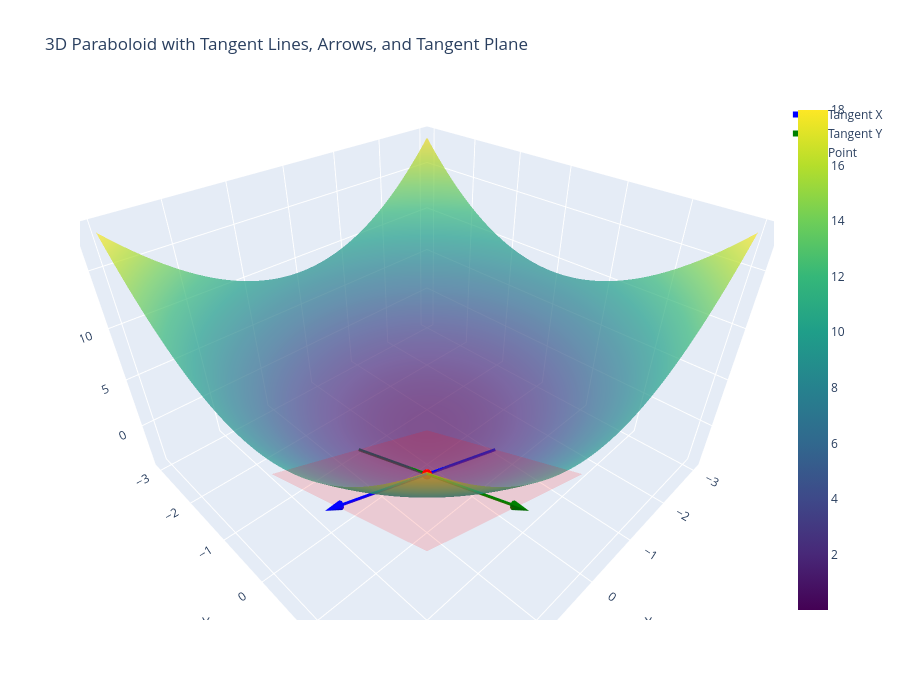
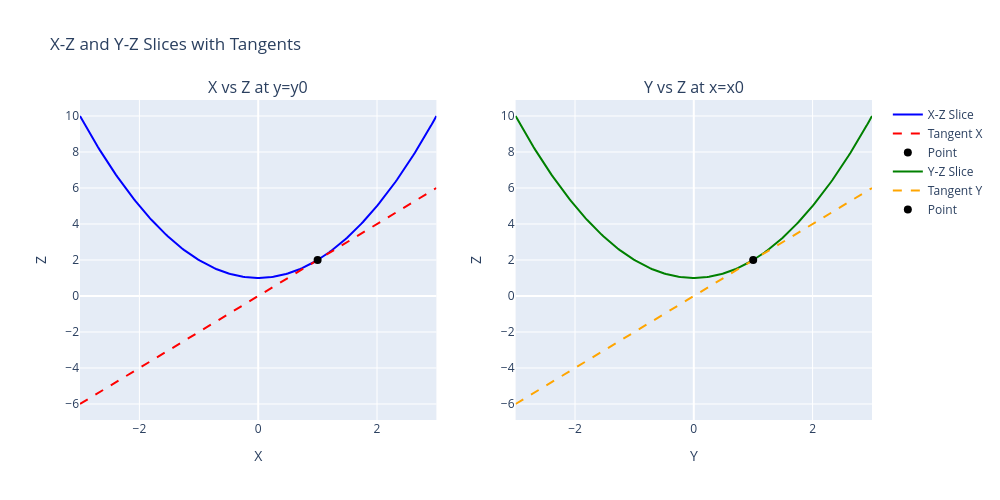

Notebook source saved alongside these figures, in order:
### Markdown cell above
## Interpreting Gradient at A Field

Let's define a parabolic function:

$$
z = f( x, y) = x ^ 2 + y ^ 2
$$

At any point $(x_0, y_0)$ on this surface, the **gradient vector** is:

$$
\nabla f(x, y) =
\left( \frac{\partial f}{\partial x}, \frac{\partial f}{\partial y} \right)
=
\left( 2 x, 2 y \right)
$$

This gradient points in the **direction of steepest ascent**. In our 3D plot:

- The **blue tangent line** shows the slope along the **X direction**, i.e., $\frac{\partial z}{\partial x}$.
- The **green tangent line** shows the slope along the **Y direction**, i.e., $\frac{\partial z}{\partial y}$.
- The **vector arrows** at the point $(x_0, y_0, z_0)$ represent the **gradient components** along X and Y directions.

### Tangent Slices

For better intuition, we also visualize **2D slices**:

1. **X–Z slice at $y=y_0$**:

$$
z(x) = x^2 + y_0^2
$$

- The dashed red line is the **tangent at $x_0$**, slope $\frac{\partial z}{\partial x} = 2 x_0$.
- The black dot indicates the chosen point.

2. **Y–Z slice at $x=x_0$**:

$$
z(y) = x_0^2 + y^2
$$

- The dashed orange line is the **tangent at $y_0$**, slope $\frac{\partial z}{\partial y} = 2 y_0$.
- The black dot indicates the chosen point.

### Summary

- The **3D paraboloid** shows the full surface of $z = x^2 + y^2$.  
- The **tangent lines** indicate the **local linear approximation** at a point.  
- The **vector arrows** give a visual of the **gradient components**, which together form the **tangent plane** at the selected point.

### Code cell
import numpy as np
import plotly.graph_objects as go
from plotly.subplots import make_subplots

# ---------------- Paraboloid Function ----------------
def f(x, y):
    return x**2 + y**2

# ---------------- Surface Grid ----------------
x = np.linspace(-3, 3, 100)
y = np.linspace(-3, 3, 100)
X, Y = np.meshgrid(x, y)
Z = f(X, Y)

# ---------------- Chosen Point ----------------
x0, y0 = 1.0, 1.0
z0 = f(x0, y0)

# ---------------- Tangent Slopes ----------------
dz_dx = 2 * x0
dz_dy = 2 * y0

# ---------------- Tangent Lines in 3D ----------------
L = 1.5  # length of tangent lines
x_tangent_x = np.linspace(x0 - L, x0 + L, 50)
y_tangent_x = np.full_like(x_tangent_x, y0)
z_tangent_x = z0 + dz_dx * (x_tangent_x - x0)

y_tangent_y = np.linspace(y0 - L, y0 + L, 50)
x_tangent_y = np.full_like(y_tangent_y, x0)
z_tangent_y = z0 + dz_dy * (y_tangent_y - y0)

# ---------------- Tangent Plane ----------------
plane_size = 1.5
plane_points = 10
x_plane = np.linspace(x0 - plane_size, x0 + plane_size, plane_points)
y_plane = np.linspace(y0 - plane_size, y0 + plane_size, plane_points)
X_plane, Y_plane = np.meshgrid(x_plane, y_plane)
Z_plane = z0 + dz_dx * (X_plane - x0) + dz_dy * (Y_plane - y0)

# ---------------- 3D Figure ----------------
fig_3d = go.Figure()

# Paraboloid surface
fig_3d.add_trace(go.Surface(x=X, y=Y, z=Z, colorscale="Viridis", opacity=0.7, name="Surface"))

# Tangent lines
fig_3d.add_trace(go.Scatter3d(x=x_tangent_x, y=y_tangent_x, z=z_tangent_x,
                              mode="lines", line=dict(color="blue", width=6), name="Tangent X"))
fig_3d.add_trace(go.Scatter3d(x=x_tangent_y, y=y_tangent_y, z=z_tangent_y,
                              mode="lines", line=dict(color="green", width=6), name="Tangent Y"))

# Tangent plane
fig_3d.add_trace(go.Surface(x=X_plane, y=Y_plane, z=Z_plane,
                            colorscale=[[0, 'rgba(255,0,0,0.3)'], [1, 'rgba(255,0,0,0.3)']],
                            showscale=False, name="Tangent Plane", opacity=0.5))

# Point
fig_3d.add_trace(go.Scatter3d(x=[x0], y=[y0], z=[z0], mode="markers",
                              marker=dict(size=6, color="red"), name="Point"))

# Tangent arrows
arrow_size = 0.5
fig_3d.add_trace(go.Cone(x=[x_tangent_x[-1]], y=[y_tangent_x[-1]], z=[z_tangent_x[-1]],
                         u=[1], v=[0], w=[dz_dx], colorscale=[[0,"blue"],[1,"blue"]],
                         sizemode="absolute", sizeref=arrow_size, showscale=False))
fig_3d.add_trace(go.Cone(x=[x_tangent_y[-1]], y=[y_tangent_y[-1]], z=[z_tangent_y[-1]],
                         u=[0], v=[1], w=[dz_dy], colorscale=[[0,"green"],[1,"green"]],
                         sizemode="absolute", sizeref=arrow_size, showscale=False))

fig_3d.update_layout(
    title="3D Paraboloid with Tangent Lines, Arrows, and Tangent Plane",
    scene=dict(xaxis_title="X", yaxis_title="Y", zaxis_title="Z", aspectratio=dict(x=1.5, y=1.5, z=1,)),
    width=900, height=700
)

fig_3d.show()

# ---------------- 2D X-Z and Y-Z Slices ----------------
fig_2d = make_subplots(rows=1, cols=2, subplot_titles=("X vs Z at y=y0", "Y vs Z at x=x0"))

# X-Z slice
x_slice = np.linspace(-3, 3, 200)
z_xslice = f(x_slice, y0)
z_tangent_x = z0 + dz_dx * (x_slice - x0)  # tangent line

fig_2d.add_trace(go.Scatter(x=x_slice, y=z_xslice, mode="lines", line=dict(color="blue"), name="X-Z Slice"), row=1, col=1)
fig_2d.add_trace(go.Scatter(x=x_slice, y=z_tangent_x, mode="lines", line=dict(color="red", dash="dash"), name="Tangent X"), row=1, col=1)
fig_2d.add_trace(go.Scatter(x=[x0], y=[z0], mode="markers", marker=dict(color="black", size=8), name="Point"), row=1, col=1)

# Y-Z slice
y_slice = np.linspace(-3, 3, 200)
z_yslice = f(x0, y_slice)
z_tangent_y = z0 + dz_dy * (y_slice - y0)  # tangent line

fig_2d.add_trace(go.Scatter(x=y_slice, y=z_yslice, mode="lines", line=dict(color="green"), name="Y-Z Slice"), row=1, col=2)
fig_2d.add_trace(go.Scatter(x=y_slice, y=z_tangent_y, mode="lines", line=dict(color="orange", dash="dash"), name="Tangent Y"), row=1, col=2)
fig_2d.add_trace(go.Scatter(x=[y0], y=[z0], mode="markers", marker=dict(color="black", size=8), name="Point"), row=1, col=2)

fig_2d.update_layout(width=1000, height=500, title_text="X-Z and Y-Z Slices with Tangents",
                     xaxis_title="X", yaxis_title="Z", xaxis2_title="Y", yaxis2_title="Z")
fig_2d.show()

### Figure 1 — Plotly figure (JSON) as saved in the notebook; plotly's stock layout.template omitted (floating-point values rounded to 4 significant figures; data arrays with more than 128 entries replaced by an {"elided": "..."} marker saying what was removed)
{"data": [{"colorscale": [[0, "#440154"], [0.1111, "#482878"], [0.2222, "#3e4989"], [0.3333, "#31688e"], [0.4444, "#26828e"], [0.5556, "#1f9e89"], [0.6667, "#35b779"], [0.7778, "#6ece58"], [0.8889, "#b5de2b"], [1, "#fde725"]], "name": "Surface", "opacity": 0.7, "type": "surface", "x": {"elided": "100x100 float values"}, "y": {"elided": "100x100 float values"}, "z": {"elided": "100x100 float values"}}, {"line": {"color": "blue", "width": 6}, "mode": "lines", "name": "Tangent X", "type": "scatter3d", "x": [-0.5, -0.4388, -0.3776, -0.3163, -0.2551, -0.1939, -0.1327, -0.07143, -0.0102, 0.05102, 0.1122, 0.1735, 0.2347, 0.2959, 0.3571, 0.4184, 0.4796, 0.5408, 0.602, 0.6633, 0.7245, 0.7857, 0.8469, 0.9082, 0.9694, 1.031, 1.092, 1.153, 1.214, 1.276, 1.337, 1.398, 1.459, 1.52, 1.582, 1.643, 1.704, 1.765, 1.827, 1.888, 1.949, 2.01, 2.071, 2.133, 2.194, 2.255, 2.316, 2.378, 2.439, 2.5], "y": [1.0, 1.0, 1.0, 1.0, 1.0, 1.0, 1.0, 1.0, 1.0, 1.0, 1.0, 1.0, 1.0, 1.0, 1.0, 1.0, 1.0, 1.0, 1.0, 1.0, 1.0, 1.0, 1.0, 1.0, 1.0, 1.0, 1.0, 1.0, 1.0, 1.0, 1.0, 1.0, 1.0, 1.0, 1.0, 1.0, 1.0, 1.0, 1.0, 1.0, 1.0, 1.0, 1.0, 1.0, 1.0, 1.0, 1.0, 1.0, 1.0, 1.0], "z": [-1.0, -0.8776, -0.7551, -0.6327, -0.5102, -0.3878, -0.2653, -0.1429, -0.02041, 0.102, 0.2245, 0.3469, 0.4694, 0.5918, 0.7143, 0.8367, 0.9592, 1.082, 1.204, 1.327, 1.449, 1.571, 1.694, 1.816, 1.939, 2.061, 2.184, 2.306, 2.429, 2.551, 2.673, 2.796, 2.918, 3.041, 3.163, 3.286, 3.408, 3.531, 3.653, 3.776, 3.898, 4.02, 4.143, 4.265, 4.388, 4.51, 4.633, 4.755, 4.878, 5.0]}, {"line": {"color": "green", "width": 6}, "mode": "lines", "name": "Tangent Y", "type": "scatter3d", "x": [1.0, 1.0, 1.0, 1.0, 1.0, 1.0, 1.0, 1.0, 1.0, 1.0, 1.0, 1.0, 1.0, 1.0, 1.0, 1.0, 1.0, 1.0, 1.0, 1.0, 1.0, 1.0, 1.0, 1.0, 1.0, 1.0, 1.0, 1.0, 1.0, 1.0, 1.0, 1.0, 1.0, 1.0, 1.0, 1.0, 1.0, 1.0, 1.0, 1.0, 1.0, 1.0, 1.0, 1.0, 1.0, 1.0, 1.0, 1.0, 1.0, 1.0], "y": [-0.5, -0.4388, -0.3776, -0.3163, -0.2551, -0.1939, -0.1327, -0.07143, -0.0102, 0.05102, 0.1122, 0.1735, 0.2347, 0.2959, 0.3571, 0.4184, 0.4796, 0.5408, 0.602, 0.6633, 0.7245, 0.7857, 0.8469, 0.9082, 0.9694, 1.031, 1.092, 1.153, 1.214, 1.276, 1.337, 1.398, 1.459, 1.52, 1.582, 1.643, 1.704, 1.765, 1.827, 1.888, 1.949, 2.01, 2.071, 2.133, 2.194, 2.255, 2.316, 2.378, 2.439, 2.5], "z": [-1.0, -0.8776, -0.7551, -0.6327, -0.5102, -0.3878, -0.2653, -0.1429, -0.02041, 0.102, 0.2245, 0.3469, 0.4694, 0.5918, 0.7143, 0.8367, 0.9592, 1.082, 1.204, 1.327, 1.449, 1.571, 1.694, 1.816, 1.939, 2.061, 2.184, 2.306, 2.429, 2.551, 2.673, 2.796, 2.918, 3.041, 3.163, 3.286, 3.408, 3.531, 3.653, 3.776, 3.898, 4.02, 4.143, 4.265, 4.388, 4.51, 4.633, 4.755, 4.878, 5.0]}, {"colorscale": [[0, "rgba(255,0,0,0.3)"], [1, "rgba(255,0,0,0.3)"]], "name": "Tangent Plane", "opacity": 0.5, "showscale": false, "type": "surface", "x": [[-0.5, -0.1667, 0.1667, 0.5, 0.8333, 1.167, 1.5, 1.833, 2.167, 2.5], [-0.5, -0.1667, 0.1667, 0.5, 0.8333, 1.167, 1.5, 1.833, 2.167, 2.5], [-0.5, -0.1667, 0.1667, 0.5, 0.8333, 1.167, 1.5, 1.833, 2.167, 2.5], [-0.5, -0.1667, 0.1667, 0.5, 0.8333, 1.167, 1.5, 1.833, 2.167, 2.5], [-0.5, -0.1667, 0.1667, 0.5, 0.8333, 1.167, 1.5, 1.833, 2.167, 2.5], [-0.5, -0.1667, 0.1667, 0.5, 0.8333, 1.167, 1.5, 1.833, 2.167, 2.5], [-0.5, -0.1667, 0.1667, 0.5, 0.8333, 1.167, 1.5, 1.833, 2.167, 2.5], [-0.5, -0.1667, 0.1667, 0.5, 0.8333, 1.167, 1.5, 1.833, 2.167, 2.5], [-0.5, -0.1667, 0.1667, 0.5, 0.8333, 1.167, 1.5, 1.833, 2.167, 2.5], [-0.5, -0.1667, 0.1667, 0.5, 0.8333, 1.167, 1.5, 1.833, 2.167, 2.5]], "y": [[-0.5, -0.5, -0.5, -0.5, -0.5, -0.5, -0.5, -0.5, -0.5, -0.5], [-0.1667, -0.1667, -0.1667, -0.1667, -0.1667, -0.1667, -0.1667, -0.1667, -0.1667, -0.1667], [0.1667, 0.1667, 0.1667, 0.1667, 0.1667, 0.1667, 0.1667, 0.1667, 0.1667, 0.1667], [0.5, 0.5, 0.5, 0.5, 0.5, 0.5, 0.5, 0.5, 0.5, 0.5], [0.8333, 0.8333, 0.8333, 0.8333, 0.8333, 0.8333, 0.8333, 0.8333, 0.8333, 0.8333], [1.167, 1.167, 1.167, 1.167, 1.167, 1.167, 1.167, 1.167, 1.167, 1.167], [1.5, 1.5, 1.5, 1.5, 1.5, 1.5, 1.5, 1.5, 1.5, 1.5], [1.833, 1.833, 1.833, 1.833, 1.833, 1.833, 1.833, 1.833, 1.833, 1.833], [2.167, 2.167, 2.167, 2.167, 2.167, 2.167, 2.167, 2.167, 2.167, 2.167], [2.5, 2.5, 2.5, 2.5, 2.5, 2.5, 2.5, 2.5, 2.5, 2.5]], "z": [[-4.0, -3.333, -2.667, -2.0, -1.333, -0.6667, 0.0, 0.6667, 1.333, 2.0], [-3.333, -2.667, -2.0, -1.333, -0.6667, -4.441e-16, 0.6667, 1.333, 2.0, 2.667], [-2.667, -2.0, -1.333, -0.6667, -2.22e-16, 0.6667, 1.333, 2.0, 2.667, 3.333], [-2.0, -1.333, -0.6667, 0.0, 0.6667, 1.333, 2.0, 2.667, 3.333, 4.0], [-1.333, -0.6667, -2.22e-16, 0.6667, 1.333, 2.0, 2.667, 3.333, 4.0, 4.667], [-0.6667, -4.441e-16, 0.6667, 1.333, 2.0, 2.667, 3.333, 4.0, 4.667, 5.333], [0.0, 0.6667, 1.333, 2.0, 2.667, 3.333, 4.0, 4.667, 5.333, 6.0], [0.6667, 1.333, 2.0, 2.667, 3.333, 4.0, 4.667, 5.333, 6.0, 6.667], [1.333, 2.0, 2.667, 3.333, 4.0, 4.667, 5.333, 6.0, 6.667, 7.333], [2.0, 2.667, 3.333, 4.0, 4.667, 5.333, 6.0, 6.667, 7.333, 8.0]]}, {"marker": {"color": "red", "size": 6}, "mode": "markers", "name": "Point", "type": "scatter3d", "x": [1], "y": [1], "z": [2]}, {"colorscale": [[0, "blue"], [1, "blue"]], "showscale": false, "sizemode": "absolute", "sizeref": 0.5, "type": "cone", "u": [1], "v": [0], "w": [2], "x": [2.5], "y": [1], "z": [5]}, {"colorscale": [[0, "green"], [1, "green"]], "showscale": false, "sizemode": "absolute", "sizeref": 0.5, "type": "cone", "u": [0], "v": [1], "w": [2], "x": [1], "y": [2.5], "z": [5]}], "layout": {"height": 700, "scene": {"aspectratio": {"x": 1.5, "y": 1.5, "z": 1}, "xaxis": {"title": {"text": "X"}}, "yaxis": {"title": {"text": "Y"}}, "zaxis": {"title": {"text": "Z"}}}, "title": {"text": "3D Paraboloid with Tangent Lines, Arrows, and Tangent Plane"}, "width": 900}}

### Figure 2 — Plotly figure (JSON) as saved in the notebook; plotly's stock layout.template omitted (floating-point values rounded to 4 significant figures; data arrays with more than 128 entries replaced by an {"elided": "..."} marker saying what was removed)
{"data": [{"line": {"color": "blue"}, "mode": "lines", "name": "X-Z Slice", "type": "scatter", "x": {"elided": "200 float values"}, "xaxis": "x", "y": {"elided": "200 float values"}, "yaxis": "y"}, {"line": {"color": "red", "dash": "dash"}, "mode": "lines", "name": "Tangent X", "type": "scatter", "x": {"elided": "200 float values"}, "xaxis": "x", "y": {"elided": "200 float values"}, "yaxis": "y"}, {"marker": {"color": "black", "size": 8}, "mode": "markers", "name": "Point", "type": "scatter", "x": [1], "xaxis": "x", "y": [2], "yaxis": "y"}, {"line": {"color": "green"}, "mode": "lines", "name": "Y-Z Slice", "type": "scatter", "x": {"elided": "200 float values"}, "xaxis": "x2", "y": {"elided": "200 float values"}, "yaxis": "y2"}, {"line": {"color": "orange", "dash": "dash"}, "mode": "lines", "name": "Tangent Y", "type": "scatter", "x": {"elided": "200 float values"}, "xaxis": "x2", "y": {"elided": "200 float values"}, "yaxis": "y2"}, {"marker": {"color": "black", "size": 8}, "mode": "markers", "name": "Point", "type": "scatter", "x": [1], "xaxis": "x2", "y": [2], "yaxis": "y2"}], "layout": {"annotations": [{"font": {"size": 16}, "showarrow": false, "text": "X vs Z at y=y0", "x": 0.225, "xanchor": "center", "xref": "paper", "y": 1, "yanchor": "bottom", "yref": "paper"}, {"font": {"size": 16}, "showarrow": false, "text": "Y vs Z at x=x0", "x": 0.775, "xanchor": "center", "xref": "paper", "y": 1, "yanchor": "bottom", "yref": "paper"}], "height": 500, "title": {"text": "X-Z and Y-Z Slices with Tangents"}, "width": 1000, "xaxis": {"anchor": "y", "domain": [0, 0.45], "title": {"text": "X"}}, "xaxis2": {"anchor": "y2", "domain": [0.55, 1], "title": {"text": "Y"}}, "yaxis": {"anchor": "x", "domain": [0, 1], "title": {"text": "Z"}}, "yaxis2": {"anchor": "x2", "domain": [0, 1], "title": {"text": "Z"}}}}
